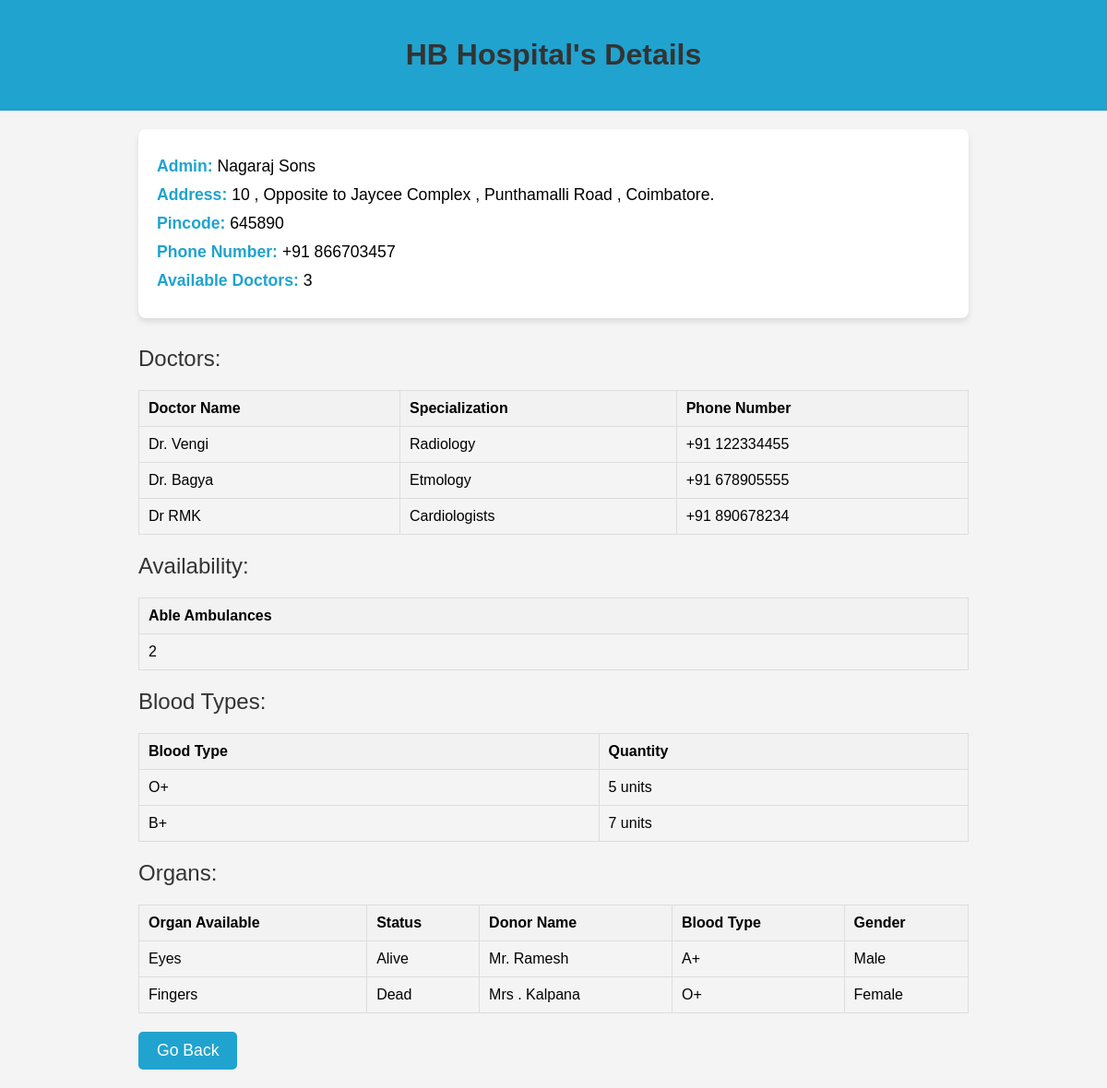
Page /hospitals/HB/ on the committed database.
### Myapp/models.py (models this page shows, shortened)
class Hospital(models.Model):
    HospitalName = models.CharField(help_text="Hospital Name",null=False,blank=False,unique=True,max_length=50)
    Admin = models.CharField(help_text="Hospital Admin",null=False,blank=False,max_length=50)
    Address = models.TextField(help_text="Hospital Address",null=False,blank=False,unique=False,max_length=100)
    Pincode = models.CharField(max_length=6,validators=[pincode_validator])
    PhoneNumber = models.CharField(help_text="Hospital Number",blank=False,max_length=13)
    AvailableDoctors = models.IntegerField()
    Is_Active = models.BooleanField(default=True)
    blood_types = models.ManyToManyField(Blood, related_name="hospitals")
    cylinders = models.ManyToManyField(Cylinder, related_name="hospitals")
    organs = models.ManyToManyField(Organ,related_name="hospitals")
    class Meta:
        verbose_name_plural = 'Hospital'

class Doctor(models.Model):
    DoctorName =  models.CharField(help_text="Doctor Name",null=False,blank=False,unique=True,max_length=50)
    Doc_PhoneNumber =  models.CharField(help_text="Doctor Number",blank=False,max_length=13)
    hospital = models.ForeignKey(Hospital, on_delete=models.CASCADE,related_name="Doctors")
    Specialization = models.CharField(null=False,blank=False,max_length=40)
    class Meta:
        verbose_name_plural = 'Doctor'

class Availability(models.Model):
    Ambulance_count = models.IntegerField(blank=True, null=True, help_text="Number of Ambulances available")
    hospital = models.ForeignKey(Hospital, related_name="availabilities", on_delete=models.CASCADE)
    class Meta:
        verbose_name_plural = 'Availability'

class Blood(models.Model):
    BLOOD_TYPES = [
        ('A+', 'A+'),
        ('B+', 'B+'),
        ('O+', 'O+'),
        ('AB+', 'AB+'),
        ('A-', 'A-'),
        ('B-', 'B-'),
        ('O-', 'O-'),
        ('AB-', 'AB-'),
    ]
    BloodType = models.CharField(max_length=3, choices=BLOOD_TYPES, default='A+')
    Qantity = models.IntegerField(help_text="Quantity of Blood available") # (Units or Liters)
    class Meta:
        verbose_name_plural = 'Blood'

class Organ(models.Model):
    BLOOD_TYPES = [
        ('A+', 'A+'),
        ('B+', 'B+'),
        ('O+', 'O+'),
        ('AB+', 'AB+'),
        ('A-', 'A-'),
        ('B-', 'B-'),
        ('O-', 'O-'),
        ('AB-', 'AB-'),
    ]
    GENDER = [
        ('Male','Male'),
        ('Female','Female'),
    ]
    STATUS =[
        ('Alive','Alive'),
        ('Dead','Dead'),
    ]
    DonatorName = models.CharField(max_length=50,null=False,blank=False)
    DonarBloodType = models.CharField(max_length=3,choices=BLOOD_TYPES, default='A+')
    Gender = models.CharField(max_length=7,choices=GENDER,default=" ")
    Status = models.CharField(max_length=6,choices=STATUS,default="")
    OrganAvailable = models.CharField(max_length=10,blank=False,default=" ")
    class Meta:
        verbose_name_plural = 'Organ'

### Myapp/views.py (the view)
# urls.py: path('hospitals/<str:hospital_name>/', HospitalDetailView.as_view(), name='hospital_detail'),
class HospitalDetailView(APIView):
    def get(self, request, hospital_name, *args, **kwargs):
        try:
            hospital = Hospital.objects.get(HospitalName=hospital_name)
            doctors = hospital.Doctors.all()
            availability = hospital.availabilities.all()
            blood_types = hospital.blood_types.all()
            organs = hospital.organs.all()
            context = {
                'hospital': hospital,
                'doctors': doctors,
                'availability': availability,
                'blood_types': blood_types,
                'organs': organs,
            }
            return render(request, 'hospital_detail.html', context)
        except Hospital.DoesNotExist:
            return Response({"error": "Hospital not found"}, status=status.HTTP_404_NOT_FOUND)

### Myapp/templates/hospital_detail.html (shortened to what this page needs)
<!DOCTYPE html>
<html lang="en">
<head>
</head>
<body>
    <header>
        <h1>{{ hospital.HospitalName }} Hospital's Details</h1>
    </header>
    <main>
        <div class="hospital-details">
            <p><strong>Admin:</strong> {{ hospital.Admin }}</p>
            <p><strong>Address:</strong> {{ hospital.Address }}</p>
            <p><strong>Pincode:</strong> {{ hospital.Pincode }}</p>
            <p><strong>Phone Number:</strong> {{ hospital.PhoneNumber }}</p>
            <p><strong>Available Doctors:</strong> {{ hospital.AvailableDoctors }}</p>
        </div>
        <div class="section-title">Doctors:</div>
        <table>
            <thead>
                <tr>
                    <th>Doctor Name</th>
                    <th>Specialization</th>
                    <th>Phone Number</th>
                </tr>
            </thead>
            <tbody>
                {% for doctor in doctors %}
                <tr>
                    <td>{{ doctor.DoctorName }}</td>
                    <td>{{ doctor.Specialization }}</td>
                    <td>{{ doctor.Doc_PhoneNumber }}</td>
                </tr>
                {% empty %}
                <tr>
                    <td colspan="3">No doctors available</td>
                </tr>
                {% endfor %}
            </tbody>
        </table>
        <div class="section-title">Availability:</div>
        <table>
            <thead>
                <tr>
                    <th>Able Ambulances</th>
                </tr>
            </thead>
            <tbody>
                {% for avail in availability %}
                <tr>
                    <td>{{ avail.Ambulance_count }}</td>
                </tr>
                {% empty %}
                <tr>
                    <td>No availability information</td>
                </tr>
                {% endfor %}
            </tbody>
        </table>
        <div class="section-title">Blood Types:</div>
        <table>
            <thead>
                <tr>
                    <th>Blood Type</th>
                    <th>Quantity</th>
                </tr>
            </thead>
            <tbody>
                {% for blood in blood_types %}
                <tr>
                    <td>{{ blood.BloodType }}</td>
                    <td>{{ blood.Qantity }} units</td>
                </tr>
                {% empty %}
                <tr>
                    <td colspan="2">No blood information available</td>
                </tr>
                {% endfor %}
            </tbody>
        </table>
        <div class="section-title">Organs:</div>
        <table>
            <thead>
                <tr>
                    <th>Organ Available</th>
                    <th>Status</th>
                    <th>Donor Name</th>
                    <th>Blood Type</th>
                    <th>Gender</th>
                </tr>
            </thead>
            <tbody>
                {% for organ in organs %}
                <tr>
                    <td>{{ organ.OrganAvailable }}</td>
                    <td>{{ organ.Status }}</td>
                    <td>{{ organ.DonatorName }}</td>
                    <td>{{ organ.DonarBloodType }}</td>
                    <td>{{ organ.Gender }}</td>
                </tr>
                {% empty %}
                <tr>
                    <td colspan="5">No organ information available</td>
                </tr>
                {% endfor %}
            </tbody>
        </table>
        <button class="go-back-button" onclick="window.history.back()">Go Back</button>
    </main>
</body>
</html>

### Myapp/templates/hospital_detail.html (style rules this page uses)
body { font-family: 'Arial', sans-serif; background-color: #f4f4f4; margin: 0; padding: 0; }
header { background-color: #20a3cf; color: #fff; padding: 20px; text-align: center; }
main { padding: 20px; margin: 0 auto; max-width: 900px; }
h1 { color: #333; }
.section-title { margin-top: 20px; font-size: 1.5em; color: #333; }
.hospital-details { background-color: #fff; padding: 20px; margin-bottom: 30px; border-radius: 8px; box-shadow: 0 4px 6px rgba(0, 0, 0, 0.1); font-size: 1.1em; }
.hospital-details strong { font-weight: bold; color: #20a3cf; }
.hospital-details p { margin: 10px 0; }
table { width: 100%; border-collapse: collapse; margin-top: 20px; }
table, th, td { border: 1px solid #ddd; }
th, td { padding: 10px; text-align: left; }
th { background-color: #f2f2f2; }
.go-back-button { padding: 10px 20px; background-color: #20a3cf; color: white; border: none; border-radius: 5px; cursor: pointer; font-size: 1.1em; margin-top: 20px; }

### rows in the picture
Hospital: HospitalName "HB", Admin "Nagaraj Sons", Address "10 , Opposite to Jaycee Complex , Punthamalli Road , Coimbatore.", Pincode "645890", PhoneNumber "+91 866703457", AvailableDoctors "3"
Doctor: DoctorName "Dr. Vengi", Specialization "Radiology", Doc_PhoneNumber "+91 122334455"
Doctor: DoctorName "Dr. Bagya", Specialization "Etmology", Doc_PhoneNumber "+91 678905555"
Doctor: DoctorName "Dr RMK", Specialization "Cardiologists", Doc_PhoneNumber "+91 890678234"
Availability: Ambulance_count "2"
Blood: BloodType "O+", Qantity "5"
Blood: BloodType "B+", Qantity "7"
Organ: OrganAvailable "Eyes", Status "Alive", DonatorName "Mr. Ramesh", DonarBloodType "A+", Gender "Male"
Organ: OrganAvailable "Fingers", Status "Dead", DonatorName "Mrs . Kalpana", DonarBloodType "O+", Gender "Female"
